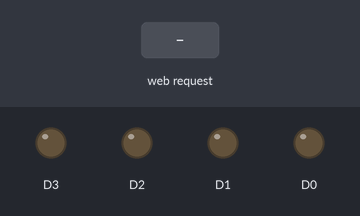
Bench run of a sketch on a simulated ESP8266 (NodeMCU). Parts: output pins drawn as LEDs (lit = HIGH). The test bench sets the inputs (shaded band). WiFi joins after 1.5 s; servers stay silent unless stated; what the sketch prints to the serial monitor is not drawn.

Above: at 2.7 s.
2.8 s: HTTP request GET /runningLights received
At 4.7 s:
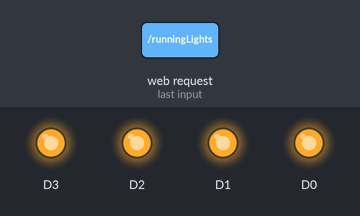
5.8 s: HTTP request GET /stop received
At 7.1 s:
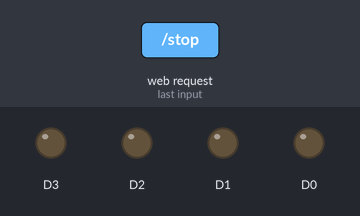
Timing chart, 0 to 8.8 s (numbered marks = the images above; inputs shaded):
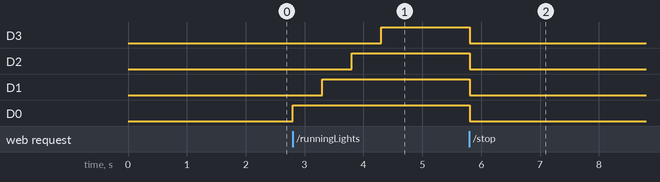

The sketch:

ESP9266_basic_webServer_webSockets_runningLIghts.ino
```cpp
#include <ESP8266WiFi.h>
#include <ESPAsyncWebServer.h>
#include <ESPAsyncTCP.h>
#include "webPageCode.h"


//--------------------------------------------------------

AsyncWebServer server(80);

const char SSID[] = SECRET_SSID;
const char PASSWORD[] = SECRET_PASSWORD;

//--------------------------------------------------------


/*void webPage() {
  server.send(200, "text/html", webPageCode);
}
*/

void notFound(AsyncWebServerRequest *request) {
  request->send(404, "text/plain", "Not found");
}

//--------------------------------------------------------

void setup(){
  pinMode(D0, OUTPUT);
  pinMode(D1, OUTPUT);
  pinMode(D2, OUTPUT);
  pinMode(D3, OUTPUT);
  digitalWrite(D0, LOW);
  digitalWrite(D1, LOW);
  digitalWrite(D2, LOW);
  digitalWrite(D3, LOW);

  pinMode(D4, INPUT);

  Serial.begin(115200);

  WiFi.mode(WIFI_STA);
  WiFi.begin(SSID, PASSWORD);

  while (WiFi.status() !=WL_CONNECTED) {
    delay(500);
    Serial.print(".");
  }

  Serial.print("");
  Serial.print("WiFi Connected, local IP: ");
  Serial.println(WiFi.localIP());

  server.on("/", HTTP_GET, [](AsyncWebServerRequest *request){
    request->send_P(200, "text/html", webPageCode);
  });

  // Receive an HTTP GET request
  server.on("/runningLights", HTTP_GET, [] (AsyncWebServerRequest *request) {
    runningLights();
    request->send(200, "text/plain", "ok");
  });

  server.on("/stop", HTTP_GET, [] (AsyncWebServerRequest *request) {
    onStop();
    request->send(200, "text/plain", "ok");
  });

  server.onNotFound(notFound);
  //server.on("/", webPage);
  server.begin();
  Serial.println("HTTP server started");
}
  //--------------------------------------------------------

void loop() {


}

void runningLights() {
  digitalWrite(D0, HIGH);
  delay(500);
  digitalWrite(D1, HIGH);
  delay(500);
  digitalWrite(D2, HIGH);
  delay(500);
  digitalWrite(D3, HIGH);
  delay(500);
}

void onStop(){
  digitalWrite(D0, LOW);
  digitalWrite(D1, LOW);
  digitalWrite(D2, LOW);
  digitalWrite(D3, LOW);
}
```

webPageCode.h
```cpp
#define SECRET_SSID "IPUP"
#define SECRET_PASSWORD "HansOgPeter2300"

const char webPageCode[] =
R"=====(

<!DOCTYPE HTML>

<html>
<!---------------------------------- CSS ---------------------------------->

<head>
    <title>ESP8266 WebServer Running Lights</title>
    <meta name="viewport" content="width=device-width, initial-scale=1">
 <style>
     body { font-family: Arial; text-align: center; margin:0px auto; padding-top: 30px;}
      .button {
        padding: 20px 30px;
        font-size: 24px;
        text-align: center;
        outline: none;
        color: #fff;
        background-color: #2f4468;
        border: none;
        border-radius: 5px;
        box-shadow: 0 6px #999;
        cursor: pointer;
        -webkit-touch-callout: none;
        -webkit-user-select: none;
        -khtml-user-select: none;
        -moz-user-select: none;
        -ms-user-select: none;
        user-select: none;
        -webkit-tap-highlight-color: rgba(0,0,0,0);
      }
      .button:hover {background-color: #1f2e45}
      .button:active {
        background-color: #1f2e45;
        box-shadow: 0 4px #666;
        transform: translateY(2px);
      }
  </style>
</head>

<!---------------------------------- HTML ---------------------------------->

<body>
  <h1>ESP Pushbutton RobotArm Web Server</h1>
    <button class="button" onmousedown="toggleCheckbox('runningLights');" ontouchstart="toggleCheckbox('runningLights');" onmouseup="toggleCheckbox('stop');" ontouchend="toggleCheckbox('stop');">Execute Running lights</button>


<!---------------------------------- JavaScript ---------------------------------->

<script>

  function toggleCheckbox(x) {
     var xhr = new XMLHttpRequest();
     xhr.open("GET", "/" + x, true);
     xhr.send();
   }
</script>
</body>
</html>
)=====";
```

Measured:
- after the input at 2.8 s, D3: LOW → HIGH after 1.5 s; D2: LOW → HIGH after 1.0 s; D1: LOW → HIGH after 0.50 s; D0: LOW → HIGH at once
- after the input at 5.8 s, D3, D2, D1, D0: HIGH → LOW at once
